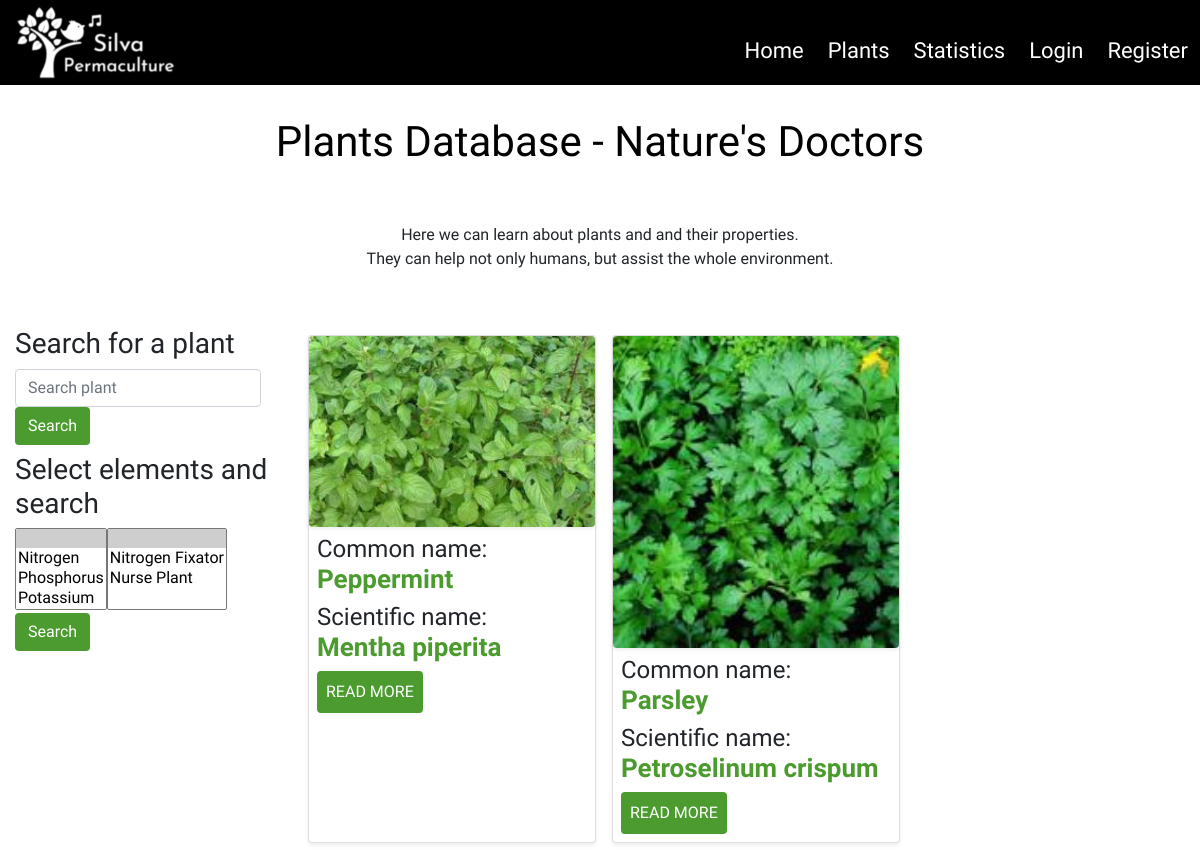
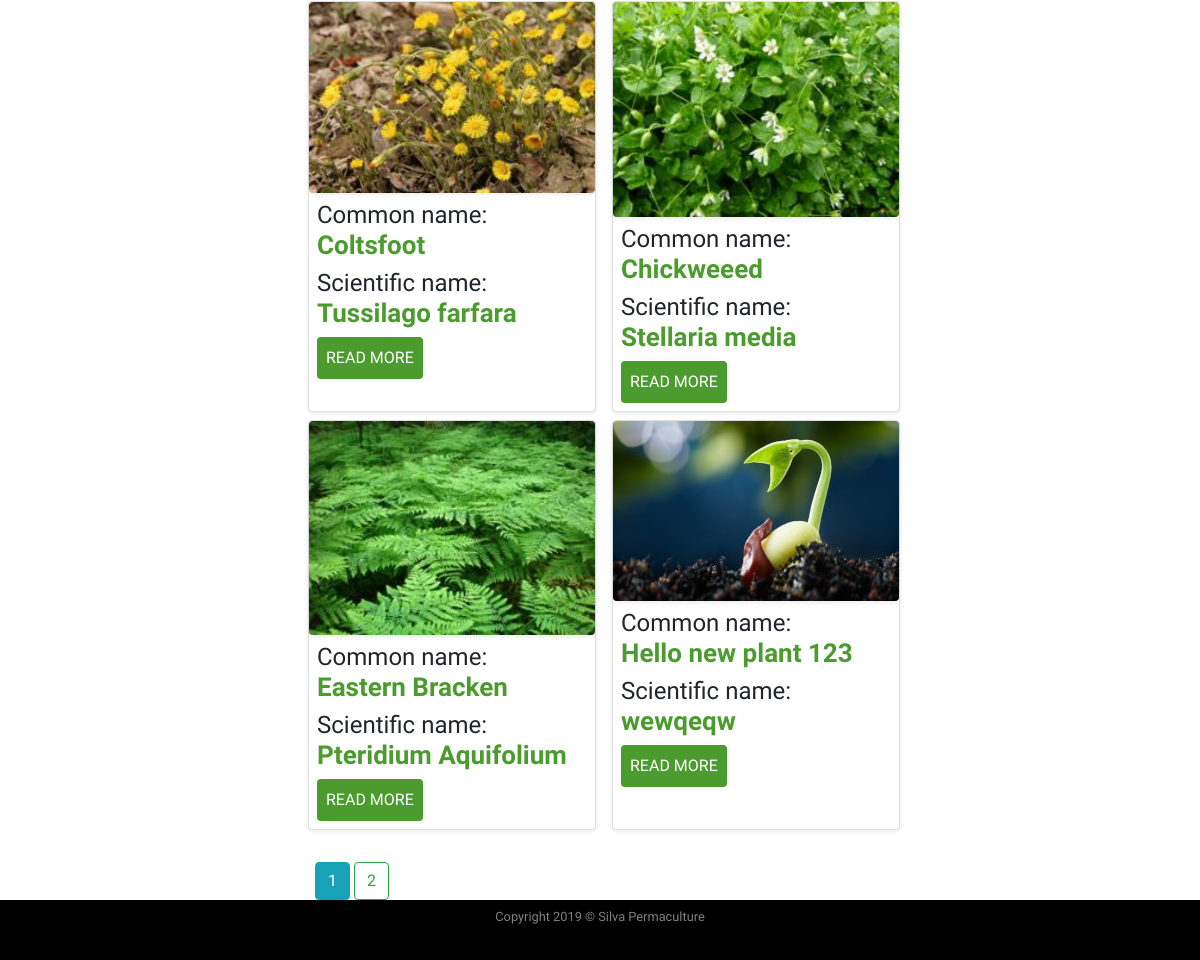
/plants, run on an earlier commit of the app's database (2 pictures, top to bottom).
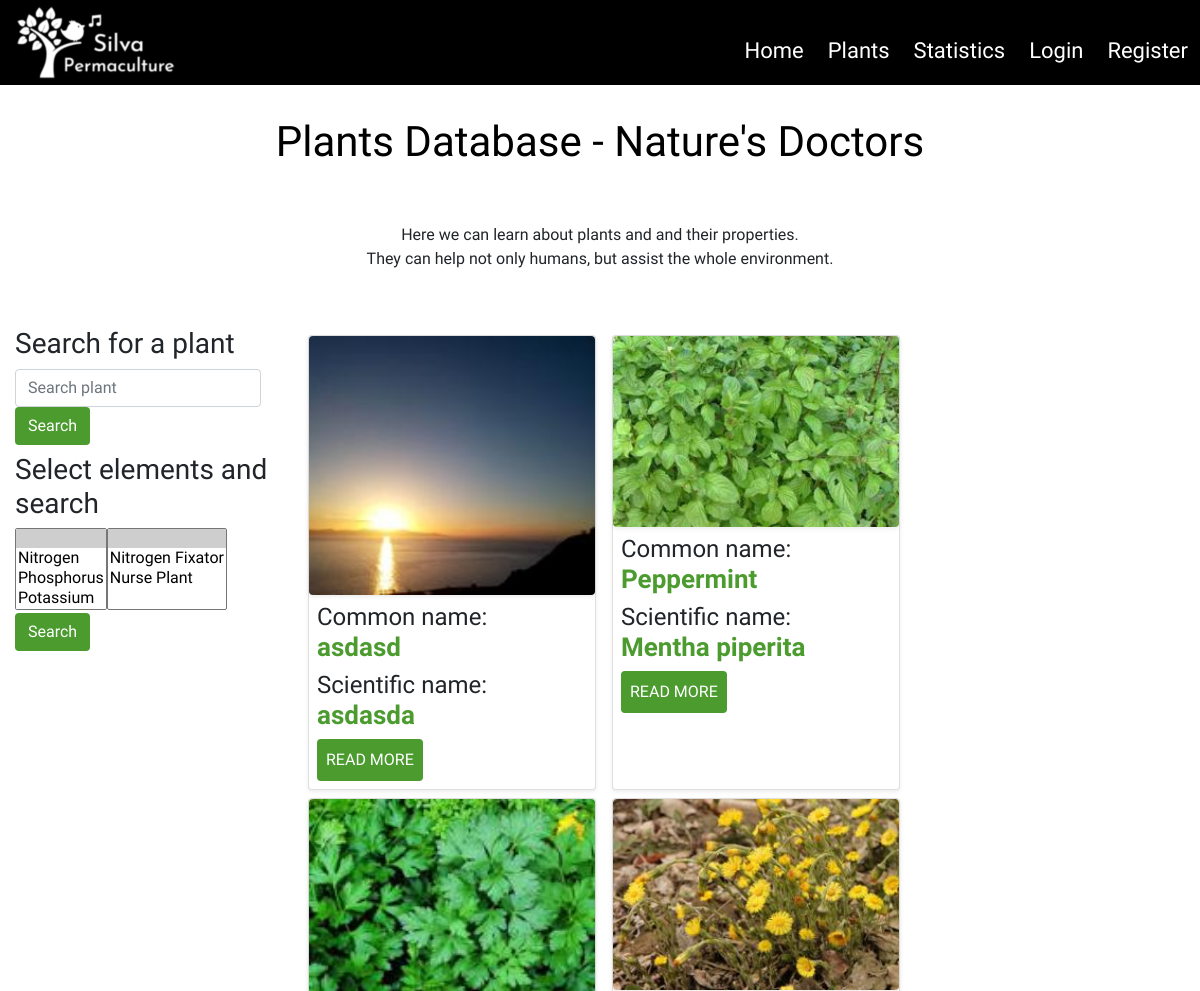
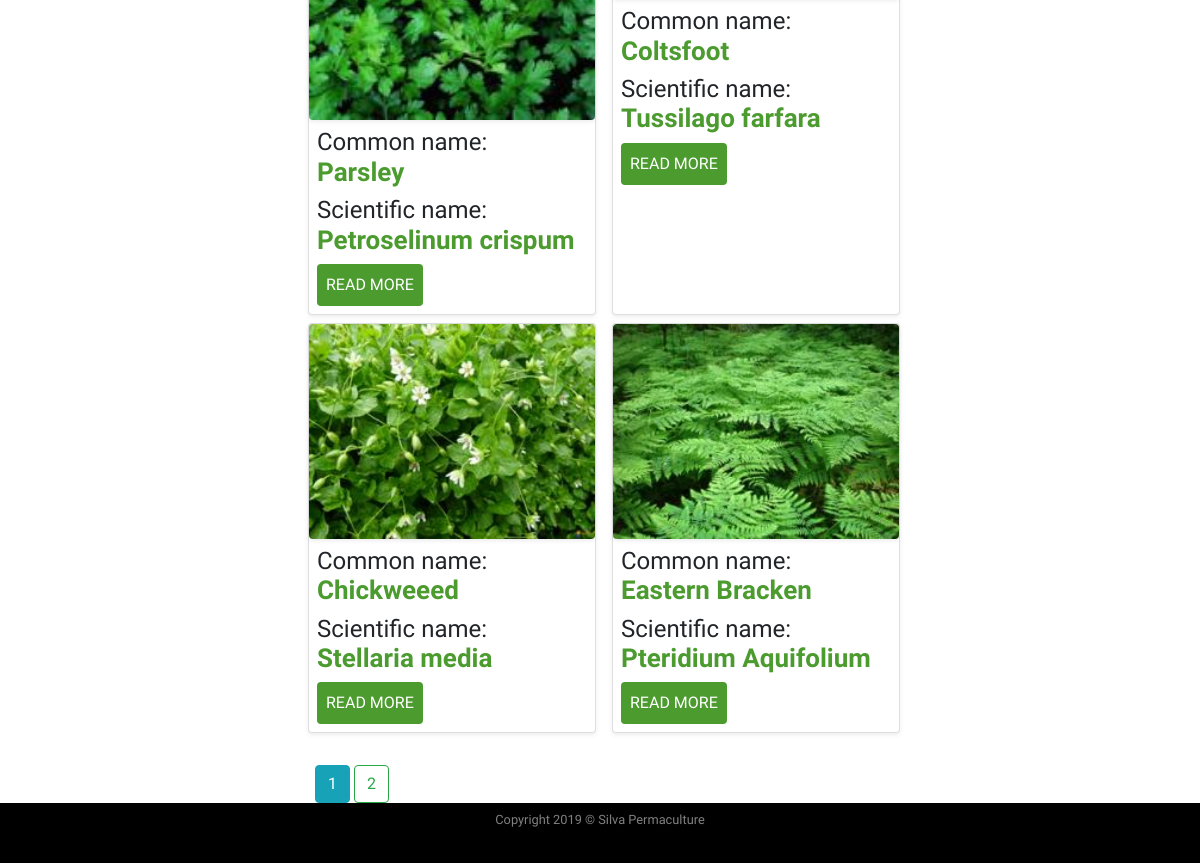
And on a later commit of the database (2 pictures, top to bottom).
### silvapermaculture/models.py (models this page shows, shortened)
class SearchitMixin(object):
    @classmethod
    def search(cls, expression, page, per_page):
        ids, total = search_index(cls.__tablename__, expression, page, per_page)
        if total == 0:
            return cls.query.filter_by(id=0), 0
        when = []
        for i in range(len(ids)):
            when.append((ids[i],i))
        return cls.query.filter(cls.id.in_(ids)).order_by(
            db.case(when, value=cls.id)), total

class Plants(SearchitMixin, db.Model):
    __searchit__ = ['common_name', 'botanical_name', 'medicinal', 'region']
    id = db.Column(db.Integer, primary_key=True)
    common_name = db.Column(db.String(40), nullable=False)
    botanical_name = db.Column(db.String(80), unique=True, nullable=False)
    short_description = db.Column(db.Text, nullable=False)
    medicinal = db.Column(db.Text, nullable=False)
    other_uses = db.Column(db.Text, nullable=False)
    habitats = db.Column(db.Text, nullable=False)
    region = db.Column(db.Text, nullable=False)
    image_file = db.Column(db.String(20), default='default_plant_pic.jpg')
    date_added = db.Column(db.DateTime, nullable=False, default=datetime.utcnow)
    user_id = db.Column(db.Integer, db.ForeignKey('user.id'), nullable=False)
    dna = db.relationship('DNA', secondary = plants_dna_table)  # Dynamic_Nutrient_Accumulated
    nfn = db.relationship('NFN', secondary = plants_nfn_table)  # Nitrogen_Fixers_Nursing

### silvapermaculture/main/routes.py (the view)
@main.route("/plants")
def plants():
    page = request.args.get('page', 1, type=int)
    plants = Plants.query.order_by(Plants.date_added.desc()).paginate(page=page, per_page=6)
    search = SearchForm()
    searchn = SearchFormN()
    return render_template('plants.html', title='Plants Database', plants=plants, search=search, searchn=searchn)

### silvapermaculture/plants/forms.py
class SearchForm(FlaskForm):
    q = StringField(('Search plant'), validators=[DataRequired(),Length(max=60)])
    def __init__(self, *args, **kwargs):
        if 'formdata' not in kwargs:
            kwargs['formdata'] = request.args
        if 'csrf_enabled' not in kwargs:
            kwargs['csrf_enabled'] = False
        super(SearchForm, self).__init__(*args, **kwargs)
    submit = SubmitField('Search')

class SearchFormN(FlaskForm):
    dna = QuerySelectMultipleField('Select Element', validators=[DataRequired()], query_factory=enabled_dna, allow_blank=True, get_label='element')
    nfn = QuerySelectMultipleField('Select Property', validators=[DataRequired()], query_factory=enabled_nfn, allow_blank=True,
                                   get_label='plant_extra')
    def __init__(self, *args, **kwargs):
        if 'formdata' not in kwargs:
            kwargs['formdata'] = request.args
        if 'csrf_enabled' not in kwargs:
            kwargs['csrf_enabled'] = False
        super(SearchFormN, self).__init__(*args, **kwargs)
    submit = SubmitField('Search')

### silvapermaculture/plants/forms.py (called while the page is built)
def enabled_dna():
    return DNA.query

def enabled_nfn():
    return NFN.query

### silvapermaculture/templates/plants.html
{% extends "layout.html" %}
    {% block content %}
        <div class="row">
            <div class="col-12">
                <h1 class="text-center my-4 py-2" id="headingOther">Plants Database - Nature's Doctors</h1>
            </div>
        </div>
        <div class="row my-3">
            <div class="col-12 mb-2">
                <p class="text-center p-2">Here we can learn about plants and and their properties.<br/>
                    They can help not only humans, but assist the whole environment. <br/>
                </p>
            </div>
        </div>
        <div class="row">
            <div class="col-12 col-lg-3">
                <h3 class="my-2 text-left">Search for a plant</h3>
                <form class="form-inline my-2 my-lg-0" method="get" action="{{url_for('plants.search')}}">
                    <div class="form-group row">
                        <div class="col-12 ">
                    {{ search.q(size=20, class="form-control", placeholder=search.q.label.text) }}
                         </div>
                    </div>
                    <div class="col-1 m-0 p-0 mb-3 mb-sm-0 mr-lg-3">
                    {{ search.submit(class="btn btn-search") }}
                     </div>
                </form>
                <h3 class="my-2 text-left">Select elements and search</h3>
                <form class="form-inline my-2 my-lg-0" method="get" action="{{url_for('plants.searchn') }}">
                        <div class="form-group row">
                                  {% if searchn.dna.errors %}
                                    {{ searchn.dna(class="form-control form-control-lg is-invalid") }}
                                    <div class="invalid-feedback">
                                        {% for error in searchn.dna.errors %}
                                            <span>{{ error }}</span>
                                        {% endfor %}
                                    </div>
                                  {% else %}
                                  <div class="col-12">
                                  {{ searchn.dna(class_="selectpicker", multiple=True) }}
                                  </div>
                                  {% endif %}
                        </div>
                        <div class="form-group row">
                                  {% if searchn.nfn.errors %}
                                    {{ searchn.nfn(class="form-control form-control-lg is-invalid") }}
                                    <div class="invalid-feedback">
                                        {% for error in searchn.nfn.errors %}
                                            <span>{{ error }}</span>
                                        {% endfor %}
                                    </div>
                                  {% else %}
                                   <div class="col-12">
                                  {{ searchn.nfn(class_="selectpicker", multiple=True) }}
                                   </div>
                                  {% endif %}
                        </div>
                        <div class="col-12 m-0 p-0">
                        {{ searchn.submit(class="btn btn-search ") }}
                        </div>
                </form>
            </div>
            <div class="col-12 col-lg-9 mt-lg-3">
                <div class="row">
                         {% for plant in plants.items %}
                        <div class="card shadow-sm my-2 my-lg-0 mx-lg-2 mb-lg-2" style="width: 18rem;">
                            <img class="img-fluid rounded shadow-sm" src="{{ url_for('static', filename='img/plants/' + plant.image_file) }}"  alt="Default plant image"/>
                              <div class="card-body p-2">
                                <h4 class="text-left">Common name:<br/> <span class="titles">{{ plant.common_name }}</span></h4>
                                <h4 class="text-left">Scientific name:<br/> <span class="titles">{{ plant.botanical_name }} </span></h4>
                                <a class="btn btn-readmore p-2" href="{{ url_for('plants.plant', plant_id=plant.id) }}">READ MORE</a>
                              </div>
                        </div>
                        {% endfor %}
                </div>
                <div class="row">
                    <div class="col-12">
                        {% for page_num in plants.iter_pages(left_edge=1, right_edge=1, left_current=1, right_current=2) %}
                                {% if page_num %}
                                    {% if plants.page == page_num %}
                                     <a class="btn btn-info mt-4" href="{{ url_for('main.plants', page=page_num) }}">{{ page_num }}</a>
                                    {% else %}
                                    <a class="btn btn-outline-success mt-4" href="{{ url_for('main.plants', page=page_num) }}">{{ page_num }}</a>
                                    {% endif %}
                                {% else %}
                                ...
                                {% endif %}
                            {% endfor %}
                    </div>
                </div>
            </div>
        </div>
    {% endblock content %} #Jinja2 allows to put the name of the block here so to know which block is closing if we have multiple.

### silvapermaculture/templates/layout.html (shortened to what this page needs)
<!doctype html>
<html lang="en">
<head>
    <link rel="stylesheet" href="https://stackpath.bootstrapcdn.com/bootstrap/4.3.1/css/bootstrap.min.css">
    <link rel="stylesheet" href="https://cdn.jsdelivr.net/npm/bootstrap-select@1.13.9/dist/css/bootstrap-select.min.css">
    <link rel="stylesheet" href="https://use.fontawesome.com/releases/v5.3.1/css/all.css"
crossorigin="anonymous">
    <link rel="stylesheet" href="{{ url_for('static', filename='css/style.css') }}" type="text/css">
</head>
<body class="d-flex flex-column">
<header>
    <div class="container-fluid">
                <div class="row">
                    <div class="col-12 col-sm-12 p-0">
                        <nav class="navbar navbar-expand-lg bg-black p-0  ">
                            <a class="navbar-brand  ml-3" href="{{ url_for('main.index') }}"><img class="img-fluid" src="{{ url_for('static', filename='img/logo_silva_white.png') }}" alt="Bird singing and Silva Permaculture text."/></a>
                            <div class="collapse navbar-collapse justify-content-end" id="navbarNav">
                                <ul class="navbar-nav mt-3">
                                    <li class="nav-item mx-1">
                                        <a class="nav-link items" href="{{ url_for('main.index') }}">Home<span class="sr-only">(current)</span></a>
                                    </li>
                                    <li class="nav-item mx-1">
                                        <a class="nav-link items" href="{{ url_for('main.plants') }}">Plants</a>
                                    </li>
                                    <li class="nav-item mx-1">
                                        <a class="nav-link items" href="{{ url_for('main.statistics') }}">Statistics</a>
                                    </li>
                                    {% if current_user.is_authenticated %}
                                         <li class="nav-item mx-1">
                                            <a class="nav-link items"  href="{{ url_for('plants.new_plant') }}">Add Plant</a>
                                        </li>
                                        <li class="nav-item mx-1">
                                            <a class="nav-link items"  href="{{ url_for('users.account') }}">Account</a>
                                        </li>
                                        <li class="nav-item mx-1">
                                            <a class="nav-link items"  href="{{ url_for('users.logout') }}">Logout</a>
                                        </li>
                                    {% else %}
                                        <li class="nav-item mx-1">
                                            <a class="nav-link items" href="{{ url_for('users.login') }}">Login</a>
                                        </li>
                                        <li class="nav-item mx-1">
                                            <a class="nav-link items" href="{{ url_for('users.register') }}">Register</a>
                                        </li>
                                    {% endif %}
                                </ul>
                            </div>
                        </nav>
                    </div>
                </div>
            </div>
</header>
<main>
    <div class="container-fluid">
                {% block content %}
                {% endblock content %}
    </div>
</main>
<div class="container-fluid">
    <div class="row ">
        <div class="col-12 p-0 my-0">
            <footer  class="bg-black text-white-50">
                <div class="text-center  py-1">
                  <small class="py-2">Copyright 2019 &copy; Silva Permaculture</small>
                </div>
            </footer>
        </div>
    </div>
</div>
</body>
</html>

### silvapermaculture/static/css/style.css (style rules this page uses)
html, body { height: 100% }
body { font-family: 'Nunito Sans', sans-serif; font-size: 16px; display: flex; flex-direction: column; }
.bg-black { background-color: black }
.items { color:white; font-size:22px; transition: all .5s; }
main { flex: 1 0 auto }
#headingOther { color: black; font-size: 42px; }
.titles { color: #4B9B2F; font-size:26px; font-weight: bold }
.btn-readmore, .btn-search { background-color: #4B9B2F; color:white; transition: all .6s }
footer { flex-shrink: 0; height: 60px; }

What changed in the data, as far as the page shows it:
no longer on this page (row unchanged): Plants: image_file (placeholder picture), common_name "Hello new plant 123", botanical_name "wewqeqw"
added Plants: image_file (picture), common_name "asdasd", botanical_name "asdasda"
